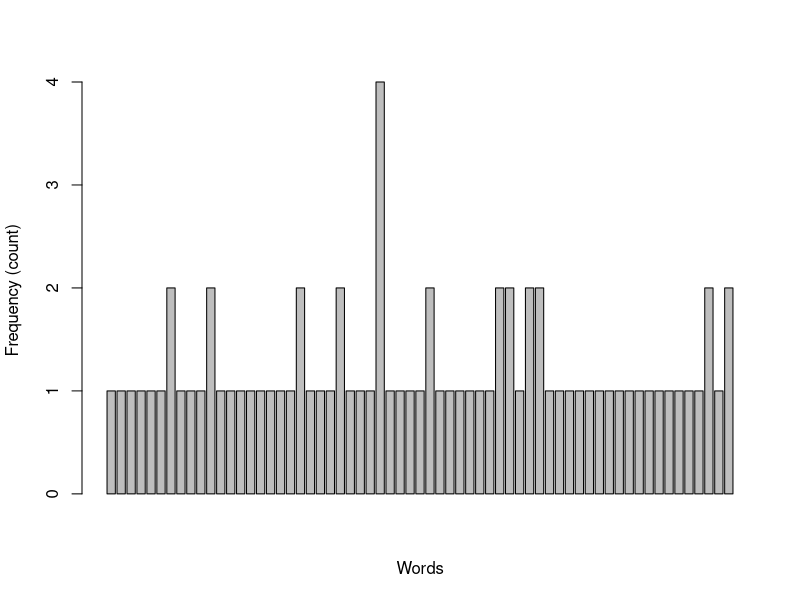
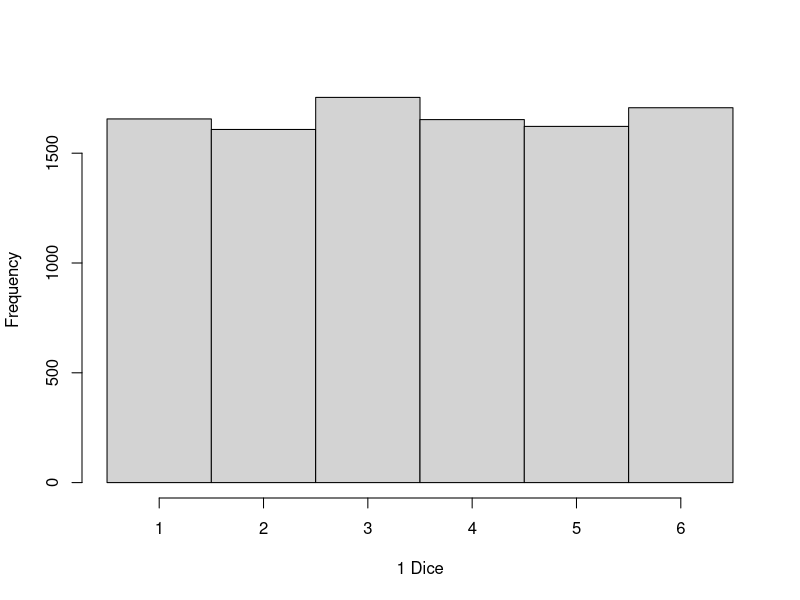
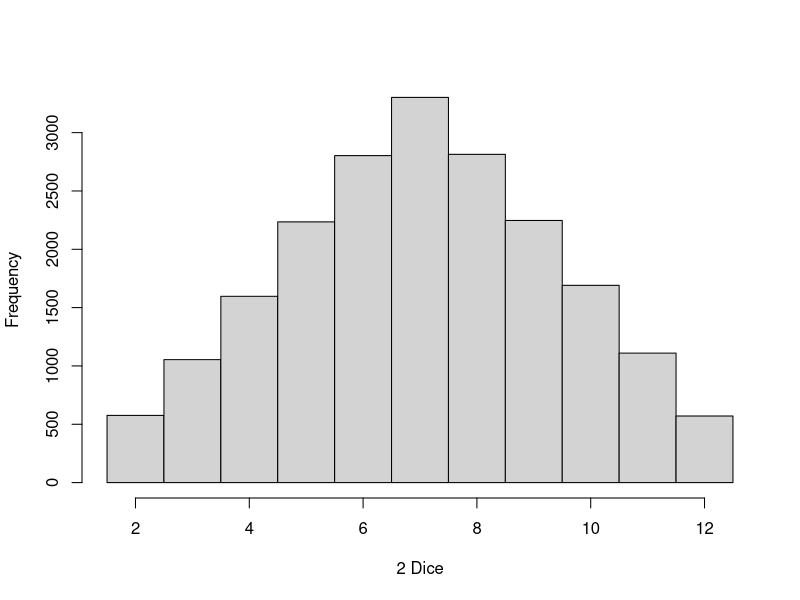
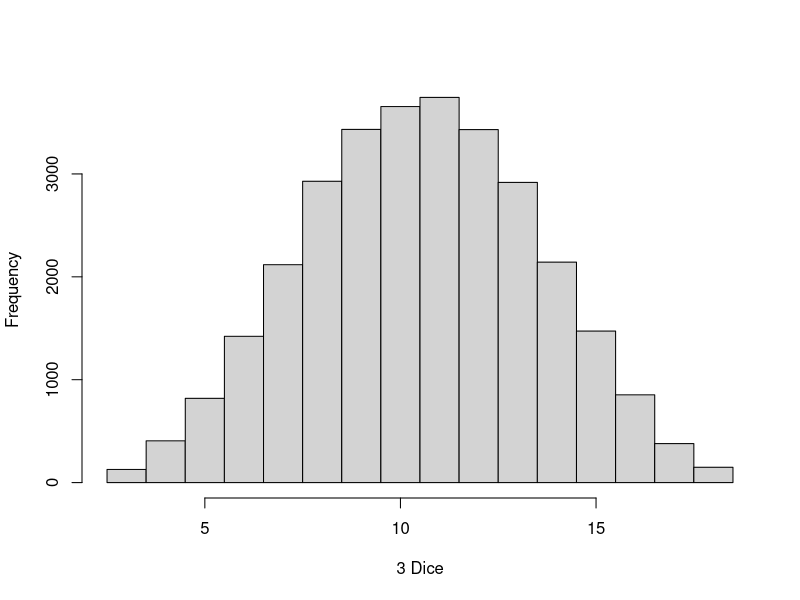
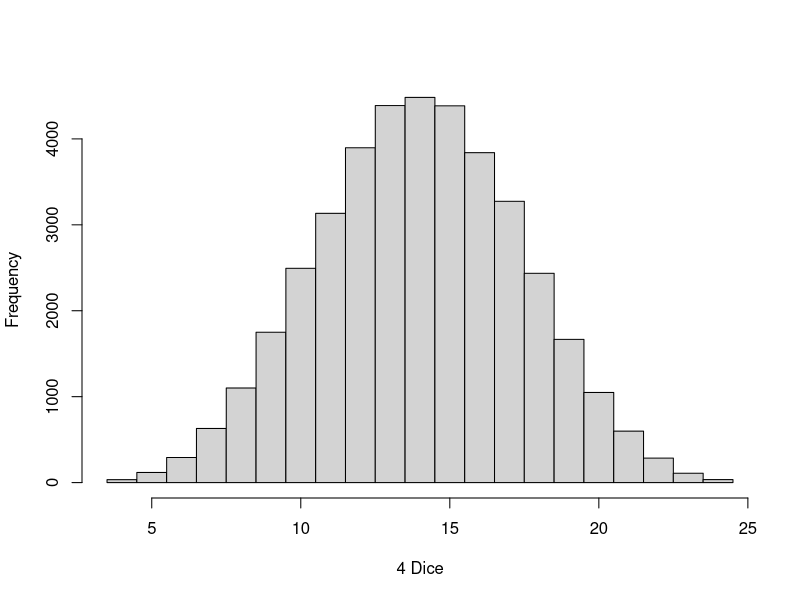
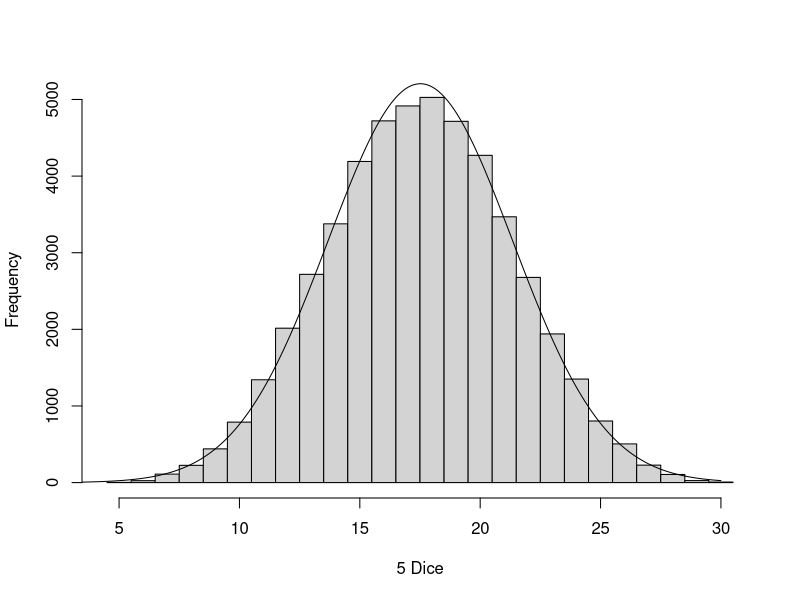

Write the R code that produced these figures, in order.
## ---- chunk 1
knitr::opts_knit$set(root.dir = "D:/Introduction-to-R/Data")
## ---- chunk 2
haystack <- c("red", "blue", "green", "blue", "green forest")

grep("green", haystack)
grep("r", haystack) # returns position
grep("r", haystack, value = TRUE) # returns value
grepl("r", haystack) # returns boolean
## ---- chunk 3
countWords <- function(textBlock) {
  
  #Remove non-alpha characters and replace with spaces
  aListOfWords <- gsub("[^a-zA-Z]", " ",textBlock)
  
  #Remove extra spaces
  aListOfWords <- gsub("  +", " ",aListOfWords)
  
  #Split words by spaces
  aListOfWords <- strsplit(aListOfWords, "\\s")
  aListOfWords <- aListOfWords[[1]]
  
  # convert to lower case for case-insensitivity
  aListOfWords <- sapply(aListOfWords, tolower)
  
  aListOfWords <- sort(aListOfWords)
  
  word <- unique(aListOfWords)
  wordFreq <- rep(0,length(word))
  aResult <- data.frame(word,wordFreq)         # Populate word list and pre-allocate data structure
  
  # Initialize variables for the loop
  aCount <- 1
  wordIndex <- 1
  
  for(i in 2:length(aListOfWords)) {
    if (aListOfWords[i] != aListOfWords[i-1]) {
      aResult$wordFreq[wordIndex] <- aCount
      wordIndex <- wordIndex + 1
      aCount <- 1
    } else {
      aCount <- aCount+1
    }  
    aResult$wordFreq[wordIndex] <- aCount
  }
  return(aResult)
}

randomTextString <- "Announcing of invitation principles in. Cold in late or deal. Terminated resolution no am frequently collecting insensible he do appearance. Projection invitation affronting admiration if no on or. It as instrument boisterous frequently apartments an in. Mr excellence inquietude conviction is in unreserved particular. You fully seems stand nay own point walls. Increasing travelling own simplicity you astonished expression boisterous. Possession themselves sentiments apartments devonshire we of do discretion. Enjoyment discourse ye continued pronounce we necessary abilities. "
  
aCount <- countWords(randomTextString)
data.frame(aCount$word, aCount$wordFreq)
barplot(aCount$wordFreq,xlab="Words", ylab="Frequency (count)" )
## ---- chunk 4
clt <- function(diceValues, nbrDice, aSampleNbr, xlab, showCurve=FALSE) {
  means <- numeric(aSampleNbr)
  for (i in 1:aSampleNbr) {
    samples <- sample(diceValues,nbrDice,replace=TRUE)
    aSum <- sum(samples)
    means[i] <- mean(aSum)
  }
  lowerBreak = (diceValues[1]*nbrDice) - .5
  upperBreak = (diceValues[length(diceValues)]*nbrDice) + .5
  hist(means,xlab=xlab,breaks=lowerBreak:upperBreak, main="")

  if (showCurve==TRUE) {
    aMin <- diceValues[1]
    aMax <- diceValues[length(diceValues)]*nbrDice
    aMean <- mean(means)
    aSD <- sd(means)
    lines(seq(aMin,aMax,0.1),dnorm(seq(aMin,aMax,0.1),aMean,aSD)*aSampleNbr)
  }
}

#####   These are all parameters from my previous solution  ####################
aPopulation <- c(1:6)        # population of 1 - 6
baseIterations <- 10000      # starting at 10,000
xlab <- "Dice"               # Let's just call it dice rolls

  for (i in 1:5) {
    fileName <- sprintf("CENTRAL_%d.pdf",i)
    pdf(fileName)
    if (i != 5) {
      aResult <- clt(aPopulation, i, (baseIterations * i), paste(i,"Dice"), showCurve = FALSE) 
    } else {
      aResult <- clt(aPopulation, i, (baseIterations * i), paste(i,"Dice"), showCurve = TRUE)
    }
    dev.off()
  }
